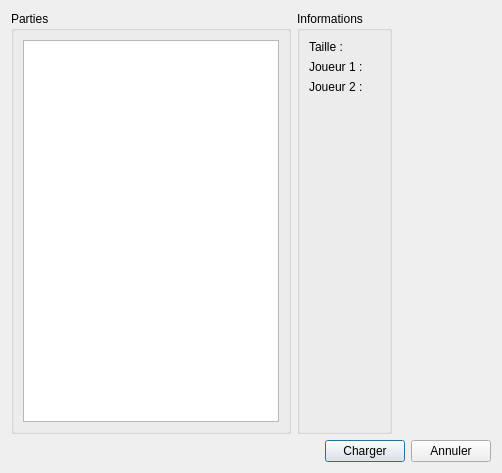
<?xml version="1.0" encoding="UTF-8"?>
<ui version="4.0">
 <class>LoadWindow</class>
 <widget class="QDialog" name="LoadWindow">
  <property name="geometry">
   <rect>
    <x>0</x>
    <y>0</y>
    <width>502</width>
    <height>473</height>
   </rect>
  </property>
  <property name="windowTitle">
   <string>Charger uen partie</string>
  </property>
  <property name="modal">
   <bool>true</bool>
  </property>
  <layout class="QVBoxLayout" name="verticalLayout">
   <item>
    <layout class="QHBoxLayout" name="horizontalLayout_3">
     <item>
      <widget class="QGroupBox" name="groupBox">
       <property name="title">
        <string>Parties</string>
       </property>
       <layout class="QHBoxLayout" name="horizontalLayout_2">
        <item>
         <widget class="QListView" name="listViews">
          <property name="editTriggers">
           <set>QAbstractItemView::NoEditTriggers</set>
          </property>
         </widget>
        </item>
       </layout>
      </widget>
     </item>
     <item>
      <widget class="QGroupBox" name="groupBox_2">
       <property name="title">
        <string>Informations</string>
       </property>
       <layout class="QVBoxLayout" name="verticalLayout_2">
        <item>
         <layout class="QFormLayout" name="formLayout">
          <property name="fieldGrowthPolicy">
           <enum>QFormLayout::AllNonFixedFieldsGrow</enum>
          </property>
          <item row="2" column="0">
           <widget class="QLabel" name="label_2">
            <property name="text">
             <string>Joueur 1 : </string>
            </property>
           </widget>
          </item>
          <item row="0" column="0">
           <widget class="QLabel" name="label">
            <property name="text">
             <string>Taille : </string>
            </property>
           </widget>
          </item>
          <item row="3" column="0">
           <widget class="QLabel" name="label_4">
            <property name="text">
             <string>Joueur 2 : </string>
            </property>
           </widget>
          </item>
          <item row="3" column="1">
           <widget class="QLabel" name="playerLabel2">
            <property name="text">
             <string/>
            </property>
           </widget>
          </item>
          <item row="2" column="1">
           <widget class="QLabel" name="playerLabel1">
            <property name="text">
             <string/>
            </property>
           </widget>
          </item>
          <item row="0" column="1">
           <widget class="QLabel" name="sizeLabel">
            <property name="text">
             <string/>
            </property>
           </widget>
          </item>
         </layout>
        </item>
        <item>
         <spacer name="verticalSpacer">
          <property name="orientation">
           <enum>Qt::Vertical</enum>
          </property>
          <property name="sizeHint" stdset="0">
           <size>
            <width>20</width>
            <height>40</height>
           </size>
          </property>
         </spacer>
        </item>
       </layout>
       <zorder>verticalSpacer</zorder>
      </widget>
     </item>
     <item>
      <spacer name="horizontalSpacer_2">
       <property name="orientation">
        <enum>Qt::Horizontal</enum>
       </property>
       <property name="sizeHint" stdset="0">
        <size>
         <width>40</width>
         <height>20</height>
        </size>
       </property>
      </spacer>
     </item>
    </layout>
   </item>
   <item>
    <layout class="QHBoxLayout" name="horizontalLayout">
     <item>
      <spacer name="horizontalSpacer">
       <property name="orientation">
        <enum>Qt::Horizontal</enum>
       </property>
       <property name="sizeHint" stdset="0">
        <size>
         <width>40</width>
         <height>20</height>
        </size>
       </property>
      </spacer>
     </item>
     <item>
      <widget class="QPushButton" name="loadButton">
       <property name="text">
        <string>Charger</string>
       </property>
      </widget>
     </item>
     <item>
      <widget class="QPushButton" name="pushButton">
       <property name="text">
        <string>Annuler</string>
       </property>
      </widget>
     </item>
    </layout>
   </item>
  </layout>
 </widget>
 <resources/>
 <connections>
  <connection>
   <sender>pushButton</sender>
   <signal>clicked()</signal>
   <receiver>LoadWindow</receiver>
   <slot>close()</slot>
   <hints>
    <hint type="sourcelabel">
     <x>342</x>
     <y>275</y>
    </hint>
    <hint type="destinationlabel">
     <x>312</x>
     <y>262</y>
    </hint>
   </hints>
  </connection>
 </connections>
</ui>
